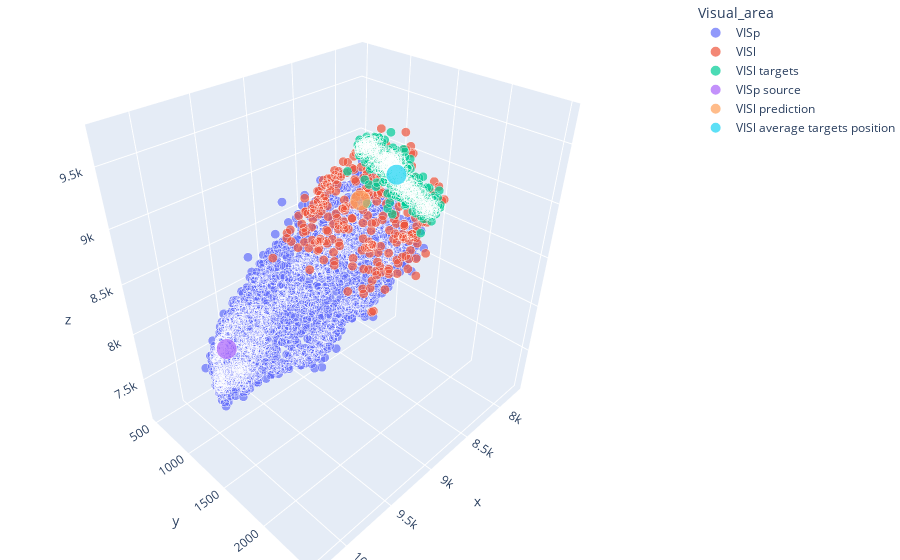

The cell this chart's notebook holds for it:
### Code cell
df_pred = pd.DataFrame(index=[sid], columns=target_df.columns)
df1 = target_df.loc[np.isin(target_df.index, edges_df['Target_id'].loc[edges_df['Source_id']==sid])]
df2 = source_df.loc[source_df.index==sid]
location_prediction = pipe.predict(df2[['x', 'y', 'z']])
df_pred[['x', 'y', 'z']] = location_prediction
df_pred['Visual_area'] = f'{target_area} prediction'
df_pred['marker_size'] = 10
df1 = df1.assign(Visual_area = f'{target_area} targets')
df2 = df2.assign(Visual_area = f'{source_area} source')
df1 = df1.assign(marker_size = 2)
df2 = df2.assign(marker_size = 10)
source_subset = source_subset.assign(marker_size = 2)
target_subset = target_subset.assign(marker_size = 2)
average_targets = pd.DataFrame(df1.mean(axis=0)).transpose()
average_targets = average_targets.assign(marker_size = 10)
average_targets = average_targets.assign(Visual_area = f'{target_area} average targets position')

representation_df = pd.concat([source_subset,target_subset,df1, df2, df_pred, average_targets], ignore_index=True, sort=False)
fig = px.scatter_3d(representation_df, x='x', y='y', z='z', 
                    color='Visual_area', size='marker_size',
                    opacity=0.7)

#fig.update_traces(marker_size = 2)
# fig.update_scenes(xaxis_visible=False, yaxis_visible=False,zaxis_visible=False )
fig.update_layout(margin=dict(l=0, r=0, b=0, t=0)) #, scene_camera=camera)

### Figure 1 — Plotly figure (JSON) as saved in the notebook; plotly's stock layout.template omitted (floating-point values rounded to 4 significant figures; data arrays with more than 128 entries replaced by an {"elided": "..."} marker saying what was removed)
{"data": [{"hovertemplate": "Visual_area=VISp<br>x=%{x}<br>y=%{y}<br>z=%{z}<br>marker_size=%{marker.size}<extra></extra>", "legendgroup": "VISp", "marker": {"color": "#636efa", "opacity": 0.7, "size": {"elided": "1956 int values"}, "sizemode": "area", "sizeref": 0.025, "symbol": "circle"}, "mode": "markers", "name": "VISp", "scene": "scene", "showlegend": true, "type": "scatter3d", "x": {"elided": "1956 float values"}, "y": {"elided": "1956 float values"}, "z": {"elided": "1956 float values"}}, {"hovertemplate": "Visual_area=VISl<br>x=%{x}<br>y=%{y}<br>z=%{z}<br>marker_size=%{marker.size}<extra></extra>", "legendgroup": "VISl", "marker": {"color": "#EF553B", "opacity": 0.7, "size": {"elided": "279 int values"}, "sizemode": "area", "sizeref": 0.025, "symbol": "circle"}, "mode": "markers", "name": "VISl", "scene": "scene", "showlegend": true, "type": "scatter3d", "x": {"elided": "279 float values"}, "y": {"elided": "279 float values"}, "z": {"elided": "279 float values"}}, {"hovertemplate": "Visual_area=VISl targets<br>x=%{x}<br>y=%{y}<br>z=%{z}<br>marker_size=%{marker.size}<extra></extra>", "legendgroup": "VISl targets", "marker": {"color": "#00cc96", "opacity": 0.7, "size": {"elided": "712 int values"}, "sizemode": "area", "sizeref": 0.025, "symbol": "circle"}, "mode": "markers", "name": "VISl targets", "scene": "scene", "showlegend": true, "type": "scatter3d", "x": {"elided": "712 float values"}, "y": {"elided": "712 float values"}, "z": {"elided": "712 float values"}}, {"hovertemplate": "Visual_area=VISp source<br>x=%{x}<br>y=%{y}<br>z=%{z}<br>marker_size=%{marker.size}<extra></extra>", "legendgroup": "VISp source", "marker": {"color": "#ab63fa", "opacity": 0.7, "size": [10], "sizemode": "area", "sizeref": 0.025, "symbol": "circle"}, "mode": "markers", "name": "VISp source", "scene": "scene", "showlegend": true, "type": "scatter3d", "x": [9801.0], "y": [965.1], "z": [7850.0]}, {"hovertemplate": "Visual_area=VISl prediction<br>x=%{x}<br>y=%{y}<br>z=%{z}<br>marker_size=%{marker.size}<extra></extra>", "legendgroup": "VISl prediction", "marker": {"color": "#FFA15A", "opacity": 0.7, "size": [10], "sizemode": "area", "sizeref": 0.025, "symbol": "circle"}, "mode": "markers", "name": "VISl prediction", "scene": "scene", "showlegend": true, "type": "scatter3d", "x": [9298.0], "y": [1980.0], "z": [9439.0]}, {"hovertemplate": "Visual_area=VISl average targets position<br>x=%{x}<br>y=%{y}<br>z=%{z}<br>marker_size=%{marker.size}<extra></extra>", "legendgroup": "VISl average targets position", "marker": {"color": "#19d3f3", "opacity": 0.7, "size": [10], "sizemode": "area", "sizeref": 0.025, "symbol": "circle"}, "mode": "markers", "name": "VISl average targets position", "scene": "scene", "showlegend": true, "type": "scatter3d", "x": [8778.0], "y": [1839.0], "z": [9390.0]}], "layout": {"legend": {"itemsizing": "constant", "title": {"text": "Visual_area"}, "tracegroupgap": 0}, "margin": {"b": 0, "l": 0, "r": 0, "t": 0}, "scene": {"domain": {"x": [0, 1], "y": [0, 1]}, "xaxis": {"title": {"text": "x"}}, "yaxis": {"title": {"text": "y"}}, "zaxis": {"title": {"text": "z"}}}}}
